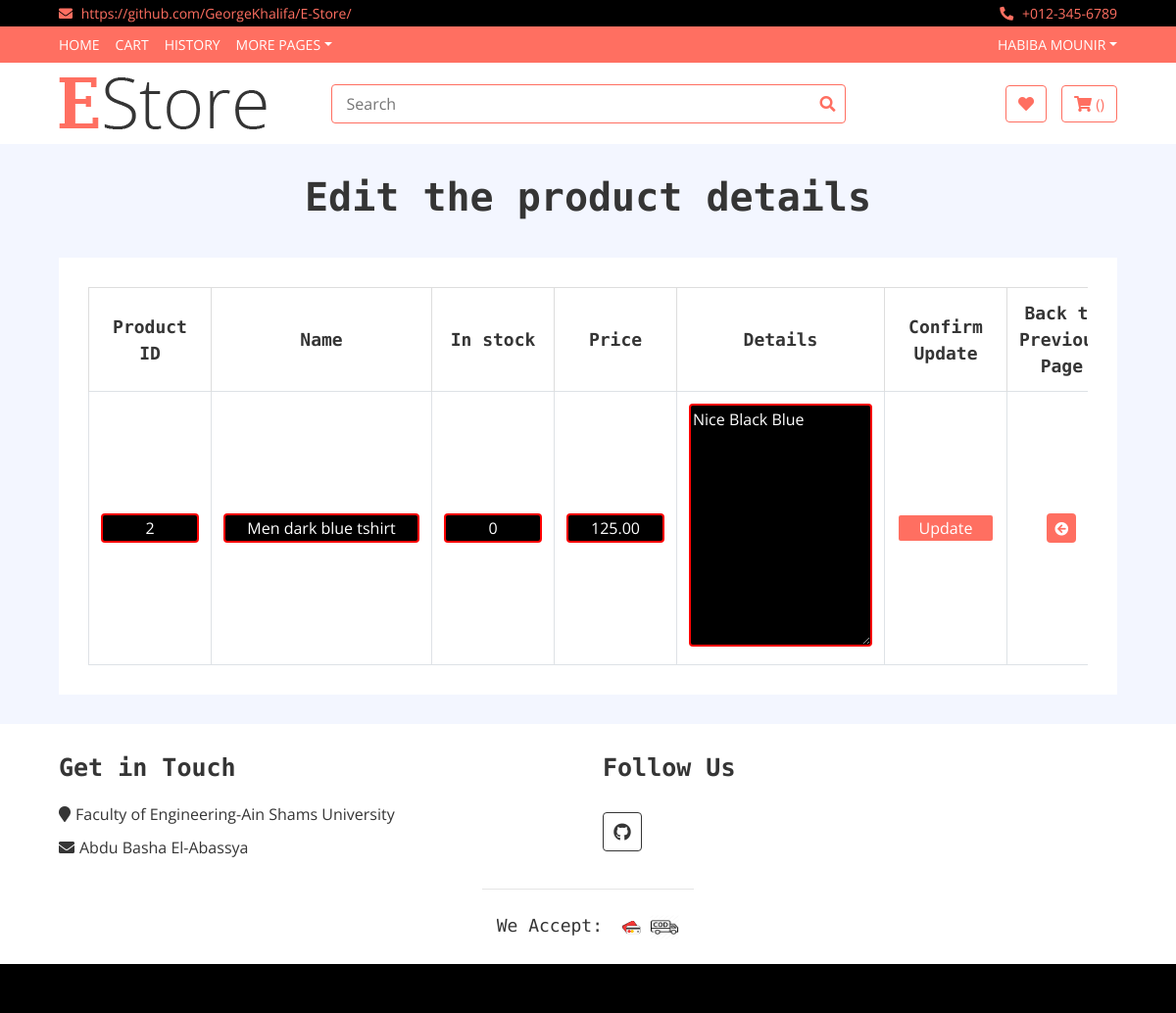
/App1/edit_product/2/ (signed in), run on the app's committed database.
### App1/models.py (models this page shows, shortened)
class Product(models.Model):
    id = models.AutoField(primary_key=True)
    seller = models.ForeignKey(to = User,on_delete = models.CASCADE)
    name=models.CharField(max_length=20,default='')
    in_stock = models.PositiveIntegerField()
    currency =  models.CharField(default='$',choices=currency_choices,max_length=20)
    size = models.CharField(default='S',choices=size_choices,max_length=20)
    price = models.DecimalField(max_length = 13, decimal_places = 2, max_digits = 10) #product_price
    picture = models.ImageField(upload_to = 'product_picture/', default = 'null.png')
    main_category= models.CharField(default='Men',choices=main_category_choices,max_length=20)
    secondary_category=  models.CharField(default='Top',choices=secondary_choices,max_length=20)
    details=models.CharField(default='',max_length=1999)
    views = models.ManyToManyField(User,related_name='view',default=None,blank=True)
    favourites =models.ManyToManyField(User,related_name='favourite',default=None,blank=True)

### App1/views.py (the view)
# urls.py: url(r'^edit_product/(?P<id>\d+)/$',views.edit_product,name='edit_product'),
@login_required
def edit_product(request,id):
    result = C.edit_product_c(request, id)
    return result

### App1/context_processors.py (called while the page is built)
def add_variable_to_context(request):
    if(request.user.is_authenticated and not request.user.is_superuser):
        actual_user = UserInfo.objects.filter(user = request.user)[0]
        firstname = request.user.first_name
        lastname = request.user.last_name
        if actual_user.BuyerOrSeller == 'seller':
            sellerflag = True
        else:
            sellerflag = False
    else:
        sellerflag = False
        firstname = ""
        lastname = ""
    return {
        'sellerflag': sellerflag, 'firstname': firstname, 'lastname': lastname
    }

### App1/views.py (called while the page is built)
    def edit_product_c(self, request,id):
        displayprod=Product.objects.get(id=id)
        return render(request,'App1/edit_product.html',{'editupdate':displayprod})

### templates/App1/edit_product.html (shortened to what this page needs)
{% extends 'App1/base.html'%}
{% block body_block %}
    <h1 style="text-align:center">Edit the product details</h1>
    <form action="{%url 'App1:update_product' editupdate.id %}" method="POST" >
    <div class="wishlist-page">
            <div class="container-fluid">
                <div class="wishlist-page-inner">
                    <div class="row">
                        <div class="col-md-12">
                            <div class="table-responsive">
                                <table class="table table-bordered">
                                    <thead class="thead-dark">
                                     <tr>
                                    <th>Product ID</th>
                                    <th>Name</th>
                                    <th>In stock</th>
                                    <th>Price</th>
                                    <th>Details</th>
                                    <th>Confirm Update</th>
                                    <th>Back to Previous Page</th>
                                    </tr>
                                    </thead>
                                     <tbody class="align-middle">
                                        <tr>
                                        <td><input type="text" name="id" value="{{editupdate.id}}" readonly style="width:100px; border: 2px solid red; border-radius: 4px"></td>
                                        <td><input type="text" name="name" value="{{editupdate.name}}" style="width:200px; border: 2px solid red; border-radius: 4px"></td>
                                        <td><input type="text" name="in_stock" value="{{editupdate.in_stock}}" style="width:100px; border: 2px solid red; border-radius: 4px"></td>
                                        <td><input type="text" name="price" value="{{editupdate.price}}" style="width:100px; border: 2px solid red; border-radius: 4px"></td>
                                        <td> <textarea name="details"  cols="20" rows="10" style="border: 2px solid red; border-radius: 4px; background-color:black; color:white;">{{editupdate.details}}</textarea></td>
                                        <td><input type="submit" value="Update" style=" width:100px; border: 2px solid; border-radius: 4px; background-color:#FF6F61;"/></td>
                                        <td><a href="{%url 'App1:product_status' %}"><button><i class="fas fa-arrow-circle-left"></i></button></a></td>
                                        </tr>
                                        </tbody>
                                  </table>
                                  </form>
{% endblock %}

### templates/App1/base.html (shortened to what this page needs)
<!DOCTYPE html>
{% load static %}
<html lang="en" dir="ltr">
  <head>
    <link rel="stylesheet" href="https://cdn.jsdelivr.net/npm/bootstrap@4.5.3/dist/css/bootstrap.min.css">
    <link rel="stylesheet" href="https://use.fontawesome.com/releases/v5.3.1/css/all.css">
            <link rel="stylesheet" href="http://netdna.bootstrapcdn.com/font-awesome/4.2.0/css/font-awesome.min.css">
            <link href="https://stackpath.bootstrapcdn.com/bootstrap/4.4.1/css/bootstrap.min.css" rel="stylesheet">
            <link href="https://cdnjs.cloudflare.com/ajax/libs/font-awesome/5.10.0/css/all.min.css" rel="stylesheet">
            <link href="{% static 'lib/slick/slick.css' %}" rel="stylesheet">
            <link href="{% static 'lib/slick/slick-theme.css' %}" rel="stylesheet">
            <link href="{% static 'css/style.css' %}" rel="stylesheet">
            <link href="{% static 'css/star-rating.css' %}" rel="stylesheet">
  </head>
  <body>
        <div class="top-bar">
            <div class="container-fluid">
                <div class="row">
                    <div class="col-sm-6">
                        <i class="fa fa-envelope"></i>
                        <a href="https://github.com/GeorgeKhalifa/E-Store/"> https://github.com/GeorgeKhalifa/E-Store/</a>
                    </div>
                    <div class="col-sm-6">
                        <i class="fa fa-phone-alt"></i>
                        +012-345-6789
                    </div>
                </div>
            </div>
        </div>
        <div class="nav">
            <div class="container-fluid">
                <nav class="navbar navbar-expand-md bg-dark navbar-dark">
                    <div class="collapse navbar-collapse justify-content-between" id="navbarCollapse">
                        <div class="navbar-nav mr-auto">
                            <a href="{% url 'index' %}" class="nav-item nav-link">Home</a>
                            {% if user.is_authenticated and not sellerflag %}
                            <a href="{% url 'App1:cart'%}" class="nav-item nav-link">Cart</a>
                            <a href="{% url 'App1:history'%}" class="nav-item nav-link">History</a>
                            {% endif %}
                            <div class="nav-item dropdown">
                                <a href="#" class="nav-link dropdown-toggle" data-toggle="dropdown">More Pages</a>
                            </div>
                        </div>
                        <div class="navbar-nav ml-auto">
                            <div class="nav-item dropdown">
                                  {% if user.is_authenticated %}
                                <a href="#" class="nav-link dropdown-toggle" data-toggle="dropdown">{{firstname}} {{lastname}}</a>
                                {% else %}
                                  <a href="#" class="nav-link dropdown-toggle" data-toggle="dropdown">User Account</a>
                                {% endif %}
                            </div>
                        </div>
                    </div>
                </nav>
            </div>
        </div>
        <div class="bottom-bar">
            <div class="container-fluid">
                <div class="row align-items-center">
                    <div class="col-md-3">
                        <div class="logo">
                            <a href="{%url 'index'%}">
                                <img src= {% static 'img/logo.png' %} alt="Logo">
                            </a>
                        </div>
                    </div>
                    <div class="col-md-6">
                       <form action="{%url 'index'%}">
                        <div class="search">
                            <input type="text" placeholder="Search" name="search">
                            <button><i class="fa fa-search"></i></button>
                        </div>
                        </form>
                    </div>
                    <div class="col-md-3">
                        <div class="user">
                             {% if  request.user.is_authenticated and not sellerflag %}
                            <a href="{% url 'App1:favourite_list'%}" class="btn wishlist">
                                <i class="fa fa-heart"></i>
                            </a>
                            <a href="{% url 'App1:cart'%}" class="btn cart">
                                <i class="fa fa-shopping-cart"></i>
                                <span>({{total_number}})</span>
                            </a>
                            {% endif %}
                        </div>
                    </div>
                </div>
            </div>
        </div>
      {% block body_block %}
      {% endblock %}
 <div class="footer">
            <div class="container-fluid">
                <div class="row">
                    <div class="col-lg-6 col-md-6">
                        <div class="footer-widget">
                            <h2>Get in Touch</h2>
                            <div class="contact-info">
                                <p><i class="fa fa-map-marker"></i>Faculty of Engineering-Ain Shams University</p>
                                <p><i class="fa fa-envelope"></i>Abdu Basha El-Abassya</p>
                            </div>
                        </div>
                    </div>
                    <div class="col-lg-6 col-md-6">
                        <div class="footer-widget">
                            <h2>Follow Us</h2>
                            <div class="contact-info">
                                <div class="social">
                                    <a href="https://github.com/GeorgeKhalifa/E-Store/"><i class="fab fa-github"></i></a>
                                </div>
                            </div>
                        </div>
                    </div>
                <div class="row payment align-items-center">
                    <div class="col-md-12">
                        <div class="payment-method">
                            <h2 style="text-align:center">We Accept:</h2>
                            <img src={% static 'img/creditcard.png' %} alt="Payment Method" height=30px width=30px />
                            <img src={% static 'img/cod.png' %} alt="Payment Method" height=30px width=30px />
                        </div>
                    </div>
                        </div>
                    </div>
                </div>
            </div>
        <div class="footer-bottom">
        </div>
  </body>
</html>

### static/css/style.css (style rules this page uses)
body { color: #353535; font-family: 'Open Sans', sans-serif; font-weight: 400; background: #f3f6ff; }
a { color: #FF6F61; }
h1 { font-family: 'Source Code Pro', monospace; font-weight: 900; }
h2 { font-family: 'Source Code Pro', monospace; font-weight: 700; }
@media (min-width: 992px) { .container-fluid { padding-right: 60px; padding-left: 60px; } }
.btn { color: #FF6F61; background: #ffffff; border: 1px solid #FF6F61; }
.top-bar { padding: 3px 0; font-size: 14px; color: #FF6F61; background: #000000; }
.top-bar i { margin-right: 5px; }
.top-bar .col-sm-6:first-child { text-align: left; }
.top-bar .col-sm-6:last-child { text-align: right; }
.nav { position: relative; }
@media (min-width: 992px) { .nav .container-fluid { padding-left: 52px; padding-right: 52px; } }
.nav .navbar { height: 100%; padding: 0; }
@media (min-width: 768px) { .nav, .nav .navbar { background: #FF6F61 !important; } }
@media (min-width: 768px) { .nav .navbar-dark a.nav-link { color: #ffffff; font-size: 14px; text-transform: uppercase; } }
.bottom-bar { padding: 15px 0; background: #ffffff; margin-bottom: 30px; }
.bottom-bar .logo { text-align: left; overflow: hidden; }
.bottom-bar .logo a img { max-height: 60px; }
.bottom-bar .search { width: 100%; }
.bottom-bar .search input[type=text] { width: 100%; height: 40px; padding: 0 15px; color: #666666; border: 1px solid #FF6F61; border-radius: 4px; }
.bottom-bar .search button { position: absolute; width: 40px; height: 38px; top: 1px; right: 16px; padding: 0 15px; border: none; background: none; color: #FF6F61; border-radius: 0 2px 2px 0; }
.bottom-bar .user { font-size: 0; text-align: right; }
.bottom-bar .user .wishlist { margin-right: 15px; }
.bottom-bar .user .cart i, .bottom-bar .user .wishlist i { color: #FF6F61; }
.bottom-bar .user .cart span, .bottom-bar .user .wishlist span { color: #FF6F61; font-size: 15px; }
@media (min-width: 768px) { .bottom-bar { max-height: 90px; } }
.wishlist-page { position: relative; padding: 30px 0; }
.wishlist-page .wishlist-page-inner { padding: 30px; background: #ffffff; }
.wishlist-page .table { width: 100%; text-align: center; margin-bottom: 0; }
.wishlist-page .table .thead-dark th { font-family: 'Source Code Pro', monospace; font-size: 18px; font-weight: 700; color: #353535; text-align: center; background: transparent; border-color: #dddddd; border-bottom: none; vertical-align: middle; }
.wishlist-page .table td { font-size: 16px; vertical-align: middle; }
.wishlist-page .table button { width: 30px; height: 30px; font-size: 14px; text-align: center; color: #ffffff; background: #FF6F61; border: none; border-radius: 4px; }
.wishlist-page .table input { width: 40px; height: 30px; font-size: 16px; color: #ffffff; text-align: center; background: #000000; border: none; }
.footer { position: relative; padding: 30px 0 0 0; background: #ffffff; }
.footer .footer-widget { position: relative; width: 100%; margin-bottom: 30px; }
.footer .footer-widget h2 { font-size: 25px; white-space: nowrap; margin-bottom: 20px; }
.footer .contact-info p { margin-bottom: 10px; font-size: 16px; }
.footer .contact-info p i { margin-right: 5px; }
.footer .social { position: relative; width: 100%; }
.footer .social a { display: inline-block; margin: 10px 5px 0 0; width: 40px; height: 40px; padding: 6px 0; text-align: center; font-size: 18px; color: #353535; border: 1px solid #353535; border-radius: 4px; transition: all .3s; }
.footer .payment { padding-top: 25px; padding-bottom: 25px; border-top: 1px solid rgba(0, 0, 0, .1); }
@media (min-width: 992px) { .footer .payment { max-width: 80%; margin: 0 auto; } }
.footer .payment-method, .footer .payment-security { overflow: hidden; }
.footer .payment-method { text-align: left; }
.footer .payment-method h2, .footer .payment-security h2 { display: inline-block; margin: 0 10px 0 0; font-size: 18px; font-weight: 400; line-height: 22px; }
.footer .payment-method img, .footer .payment-security img { height: 25px; }
.footer-bottom { position: relative; padding: 25px 0; background: #000000; }

### data on the page
Product: id "2", name "Men dark blue tshirt", in_stock "0", price "125.00", details "Nice Black Blue"

### other printed values
{{ firstname }} "HABIBA"
{{ lastname }} "MOUNIR"
